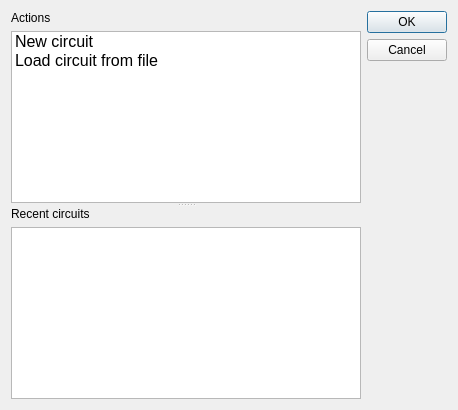
<?xml version="1.0" encoding="UTF-8"?>
<ui version="4.0">
 <class>StartDialog</class>
 <widget class="QDialog" name="StartDialog">
  <property name="geometry">
   <rect>
    <x>0</x>
    <y>0</y>
    <width>458</width>
    <height>410</height>
   </rect>
  </property>
  <property name="windowTitle">
   <string>Dialog</string>
  </property>
  <layout class="QHBoxLayout" name="horizontalLayout">
   <item>
    <widget class="QSplitter" name="splitter">
     <property name="orientation">
      <enum>Qt::Vertical</enum>
     </property>
     <widget class="QWidget" name="widget_3" native="true">
      <layout class="QVBoxLayout" name="verticalLayout_3">
       <item>
        <widget class="QLabel" name="label">
         <property name="text">
          <string>Actions</string>
         </property>
        </widget>
       </item>
       <item>
        <widget class="QListWidget" name="listWidget">
         <item>
          <property name="text">
           <string>New circuit</string>
          </property>
          <property name="font">
           <font>
            <pointsize>12</pointsize>
           </font>
          </property>
         </item>
         <item>
          <property name="text">
           <string>Load circuit from file</string>
          </property>
          <property name="font">
           <font>
            <pointsize>12</pointsize>
           </font>
          </property>
         </item>
        </widget>
       </item>
      </layout>
     </widget>
     <widget class="QWidget" name="widget_2" native="true">
      <layout class="QVBoxLayout" name="verticalLayout_2">
       <item>
        <widget class="QLabel" name="label_2">
         <property name="text">
          <string>Recent circuits</string>
         </property>
        </widget>
       </item>
       <item>
        <widget class="QListWidget" name="listWidget_2"/>
       </item>
      </layout>
     </widget>
    </widget>
   </item>
   <item>
    <widget class="QDialogButtonBox" name="buttonBox">
     <property name="orientation">
      <enum>Qt::Vertical</enum>
     </property>
     <property name="standardButtons">
      <set>QDialogButtonBox::Cancel|QDialogButtonBox::Ok</set>
     </property>
    </widget>
   </item>
  </layout>
 </widget>
 <resources/>
 <connections>
  <connection>
   <sender>buttonBox</sender>
   <signal>accepted()</signal>
   <receiver>StartDialog</receiver>
   <slot>accept()</slot>
   <hints>
    <hint type="sourcelabel">
     <x>248</x>
     <y>254</y>
    </hint>
    <hint type="destinationlabel">
     <x>157</x>
     <y>274</y>
    </hint>
   </hints>
  </connection>
  <connection>
   <sender>buttonBox</sender>
   <signal>rejected()</signal>
   <receiver>StartDialog</receiver>
   <slot>reject()</slot>
   <hints>
    <hint type="sourcelabel">
     <x>316</x>
     <y>260</y>
    </hint>
    <hint type="destinationlabel">
     <x>286</x>
     <y>274</y>
    </hint>
   </hints>
  </connection>
 </connections>
</ui>
